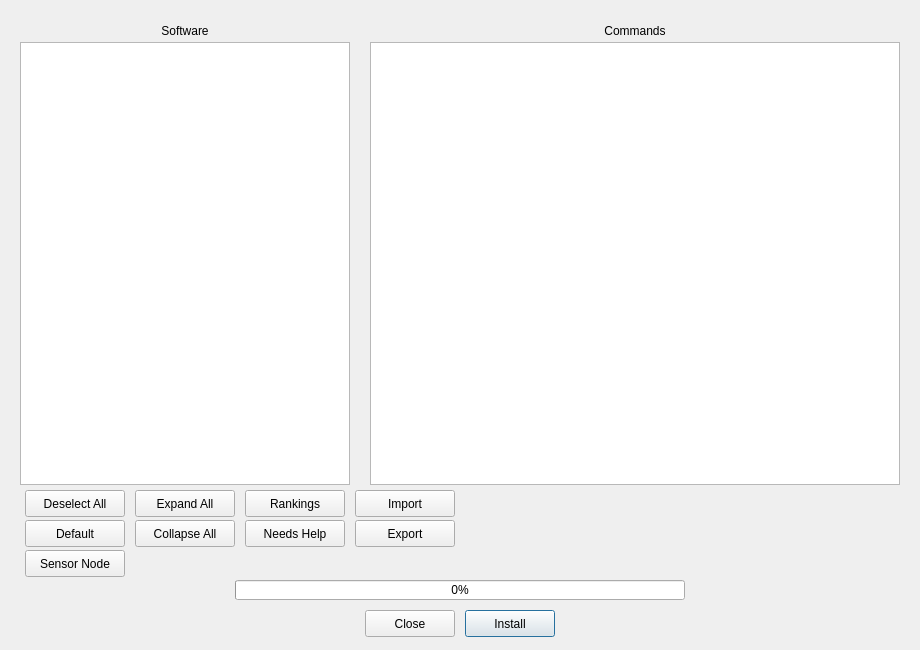
<?xml version="1.0" encoding="UTF-8"?>
<ui version="4.0">
 <class>Dialog_install2</class>
 <widget class="QDialog" name="Dialog_install2">
  <property name="geometry">
   <rect>
    <x>0</x>
    <y>0</y>
    <width>920</width>
    <height>650</height>
   </rect>
  </property>
  <property name="windowTitle">
   <string>FISSURE Install</string>
  </property>
  <property name="windowIcon">
   <iconset>
    <normaloff>../docs/Icons/logo_f.png</normaloff>../docs/Icons/logo_f.png</iconset>
  </property>
  <widget class="QPushButton" name="pushButton_ok">
   <property name="geometry">
    <rect>
     <x>465</x>
     <y>610</y>
     <width>90</width>
     <height>27</height>
    </rect>
   </property>
   <property name="text">
    <string>Install</string>
   </property>
  </widget>
  <widget class="QPushButton" name="pushButton_cancel">
   <property name="geometry">
    <rect>
     <x>365</x>
     <y>610</y>
     <width>90</width>
     <height>27</height>
    </rect>
   </property>
   <property name="text">
    <string>Close</string>
   </property>
  </widget>
  <widget class="QPushButton" name="pushButton_default">
   <property name="geometry">
    <rect>
     <x>25</x>
     <y>520</y>
     <width>100</width>
     <height>27</height>
    </rect>
   </property>
   <property name="text">
    <string>Default</string>
   </property>
  </widget>
  <widget class="QPushButton" name="pushButton_deselect">
   <property name="geometry">
    <rect>
     <x>25</x>
     <y>490</y>
     <width>100</width>
     <height>27</height>
    </rect>
   </property>
   <property name="text">
    <string>Deselect All</string>
   </property>
  </widget>
  <widget class="QPlainTextEdit" name="plainTextEdit_commands">
   <property name="geometry">
    <rect>
     <x>370</x>
     <y>42</y>
     <width>530</width>
     <height>443</height>
    </rect>
   </property>
   <property name="font">
    <font>
     <pointsize>9</pointsize>
     <italic>false</italic>
    </font>
   </property>
   <property name="horizontalScrollBarPolicy">
    <enum>Qt::ScrollBarAsNeeded</enum>
   </property>
   <property name="lineWrapMode">
    <enum>QPlainTextEdit::NoWrap</enum>
   </property>
   <property name="readOnly">
    <bool>true</bool>
   </property>
  </widget>
  <widget class="QLabel" name="label1_1">
   <property name="geometry">
    <rect>
     <x>20</x>
     <y>20</y>
     <width>330</width>
     <height>22</height>
    </rect>
   </property>
   <property name="text">
    <string>Software</string>
   </property>
   <property name="alignment">
    <set>Qt::AlignCenter</set>
   </property>
  </widget>
  <widget class="QLabel" name="label1_2">
   <property name="geometry">
    <rect>
     <x>370</x>
     <y>20</y>
     <width>530</width>
     <height>22</height>
    </rect>
   </property>
   <property name="text">
    <string>Commands</string>
   </property>
   <property name="alignment">
    <set>Qt::AlignCenter</set>
   </property>
  </widget>
  <widget class="QProgressBar" name="progressBar1">
   <property name="geometry">
    <rect>
     <x>235</x>
     <y>580</y>
     <width>450</width>
     <height>20</height>
    </rect>
   </property>
   <property name="maximum">
    <number>10</number>
   </property>
   <property name="value">
    <number>0</number>
   </property>
   <property name="textVisible">
    <bool>true</bool>
   </property>
  </widget>
  <widget class="QTreeWidget" name="treeWidget_software">
   <property name="enabled">
    <bool>true</bool>
   </property>
   <property name="geometry">
    <rect>
     <x>20</x>
     <y>42</y>
     <width>330</width>
     <height>443</height>
    </rect>
   </property>
   <property name="font">
    <font>
     <pointsize>9</pointsize>
    </font>
   </property>
   <property name="alternatingRowColors">
    <bool>false</bool>
   </property>
   <property name="selectionMode">
    <enum>QAbstractItemView::NoSelection</enum>
   </property>
   <property name="uniformRowHeights">
    <bool>true</bool>
   </property>
   <property name="headerHidden">
    <bool>true</bool>
   </property>
   <column>
    <property name="text">
     <string/>
    </property>
   </column>
  </widget>
  <widget class="QPushButton" name="pushButton_rankings">
   <property name="geometry">
    <rect>
     <x>245</x>
     <y>490</y>
     <width>100</width>
     <height>27</height>
    </rect>
   </property>
   <property name="text">
    <string>Rankings</string>
   </property>
  </widget>
  <widget class="QPushButton" name="pushButton_expand_all">
   <property name="geometry">
    <rect>
     <x>135</x>
     <y>490</y>
     <width>100</width>
     <height>27</height>
    </rect>
   </property>
   <property name="text">
    <string>Expand All</string>
   </property>
  </widget>
  <widget class="QPushButton" name="pushButton_collapse_all">
   <property name="geometry">
    <rect>
     <x>135</x>
     <y>520</y>
     <width>100</width>
     <height>27</height>
    </rect>
   </property>
   <property name="text">
    <string>Collapse All</string>
   </property>
  </widget>
  <widget class="QLabel" name="label2_current_item">
   <property name="geometry">
    <rect>
     <x>260</x>
     <y>560</y>
     <width>400</width>
     <height>17</height>
    </rect>
   </property>
   <property name="text">
    <string/>
   </property>
   <property name="alignment">
    <set>Qt::AlignCenter</set>
   </property>
  </widget>
  <widget class="QPushButton" name="pushButton_needs_help">
   <property name="geometry">
    <rect>
     <x>245</x>
     <y>520</y>
     <width>100</width>
     <height>27</height>
    </rect>
   </property>
   <property name="text">
    <string>Needs Help</string>
   </property>
  </widget>
  <widget class="QPushButton" name="pushButton_import">
   <property name="geometry">
    <rect>
     <x>355</x>
     <y>490</y>
     <width>100</width>
     <height>27</height>
    </rect>
   </property>
   <property name="text">
    <string>Import</string>
   </property>
  </widget>
  <widget class="QPushButton" name="pushButton_export">
   <property name="geometry">
    <rect>
     <x>355</x>
     <y>520</y>
     <width>100</width>
     <height>27</height>
    </rect>
   </property>
   <property name="text">
    <string>Export</string>
   </property>
  </widget>
  <widget class="QPushButton" name="pushButton_sensor_node">
   <property name="geometry">
    <rect>
     <x>25</x>
     <y>550</y>
     <width>100</width>
     <height>27</height>
    </rect>
   </property>
   <property name="text">
    <string>Sensor Node</string>
   </property>
  </widget>
  <zorder>treeWidget_software</zorder>
  <zorder>pushButton_ok</zorder>
  <zorder>pushButton_cancel</zorder>
  <zorder>pushButton_default</zorder>
  <zorder>pushButton_deselect</zorder>
  <zorder>plainTextEdit_commands</zorder>
  <zorder>label1_1</zorder>
  <zorder>label1_2</zorder>
  <zorder>progressBar1</zorder>
  <zorder>pushButton_rankings</zorder>
  <zorder>pushButton_expand_all</zorder>
  <zorder>pushButton_collapse_all</zorder>
  <zorder>label2_current_item</zorder>
  <zorder>pushButton_needs_help</zorder>
  <zorder>pushButton_import</zorder>
  <zorder>pushButton_export</zorder>
  <zorder>pushButton_sensor_node</zorder>
 </widget>
 <resources/>
 <connections/>
</ui>
